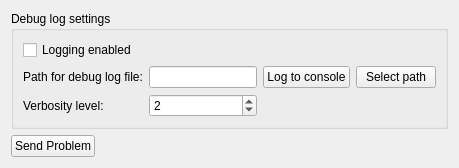
          <widget class="QWidget" name="tab_12">
           <attribute name="title">
            <string>Debug</string>
           </attribute>
           <layout class="QFormLayout" name="formLayout_2">
            <item row="0" column="0">
             <widget class="QGroupBox" name="groupBox">
              <property name="title">
               <string>Debug log settings</string>
              </property>
              <layout class="QGridLayout" name="gridLayout_3">
               <item row="1" column="1">
                <widget class="QLineEdit" name="edit_debug_file_path">
                 <property name="accessibleName">
                  <string>Path for debug log file:</string>
                 </property>
                </widget>
               </item>
               <item row="3" column="1">
                <widget class="QSpinBox" name="spin_debug_verbosity">
                 <property name="accessibleName">
                  <string>Verbosity level:</string>
                 </property>
                 <property name="maximum">
                  <number>6</number>
                 </property>
                 <property name="value">
                  <number>2</number>
                 </property>
                </widget>
               </item>
               <item row="1" column="0">
                <widget class="QLabel" name="label_10">
                 <property name="text">
                  <string>Path for debug log file:</string>
                 </property>
                 <property name="buddy">
                  <cstring>edit_debug_file_path</cstring>
                 </property>
                </widget>
               </item>
               <item row="3" column="0">
                <widget class="QLabel" name="label_20">
                 <property name="text">
                  <string>Verbosity level:</string>
                 </property>
                 <property name="buddy">
                  <cstring>spin_debug_verbosity</cstring>
                 </property>
                </widget>
               </item>
               <item row="0" column="0">
                <widget class="QCheckBox" name="cb_debug_enabled">
                 <property name="accessibleName">
                  <string/>
                 </property>
                 <property name="text">
                  <string>Logging enabled</string>
                 </property>
                </widget>
               </item>
               <item row="1" column="2">
                <widget class="QPushButton" name="btn_select_debug_console">
                 <property name="text">
                  <string>Log to console</string>
                 </property>
                </widget>
               </item>
               <item row="1" column="3">
                <widget class="QPushButton" name="btn_select_debug_file_path">
                 <property name="text">
                  <string>Select path</string>
                 </property>
                </widget>
               </item>
              </layout>
             </widget>
            </item>
            <item row="1" column="0">
             <widget class="QPushButton" name="pushButton_2">
              <property name="text">
               <string>Send Problem</string>
              </property>
             </widget>
            </item>
           </layout>
          </widget>
